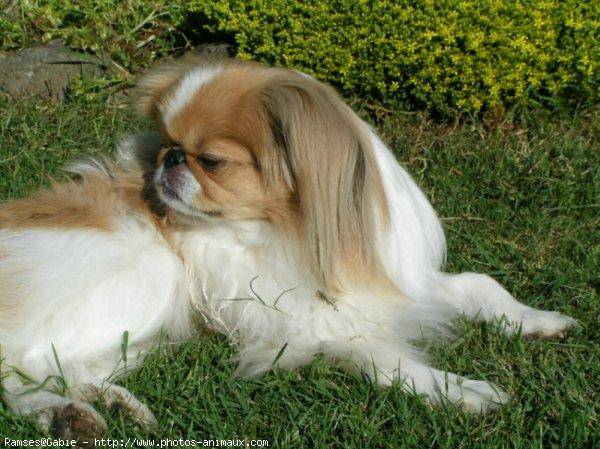
#> input picture images/000621fb3cbb32d8935728e48679680e.jpg, 600 x 449 px; its folder holds only this picture in this run
$ python -i image_classification_keras.py   (imports and definitions only)
#> lines starting #> are read from the running program, lines starting #| are printed output that depends on the picture
import numpy as numpy
from skimage import color, exposure, transform
from skimage import io
import os
import glob
import pandas as pd
from keras.models import Sequential
from keras.layers.core import Dense, Dropout, Activation, Flatten
from keras.layers.convolutional import Conv2D
from keras.layers.pooling import MaxPooling2D
from keras.optimizers import SGD
from keras import backend as K
from keras.callbacks import LearningRateScheduler, ModelCheckpoint
# [1 line not run here, left out]

NUM_CLASSES = 120
IMG_SIZE = 256

def preprocess_img(img):
	hsv = color.rgb2hsv(img)
#> hsv: shape (449, 600, 3) float64; mean of channels 0, 1, 2 0.206, 0.433, 0.474
	hsv[:,:,2] = exposure.equalize_hist(hsv[:,:,2])
#> hsv: shape (449, 600, 3) float64; mean of channels 0, 1, 2 0.206, 0.433, 0.502
	img = color.hsv2rgb(hsv)
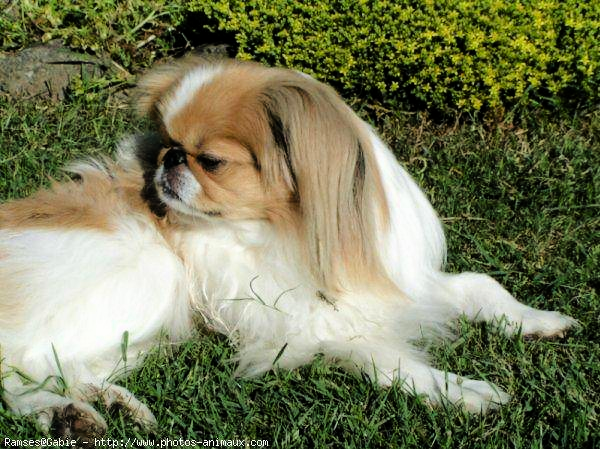
#> img: shape (449, 600, 3) float64; mean R, G, B 0.47, 0.484, 0.351

	min_edge = min(img.shape[:-1])
#> min_edge = 449
	center = img.shape[0] // 2, img.shape[1] // 2
#> center = (224, 300)
	img = img[center[0] - min_edge//2 : center[0] + min_edge//2, center[1] - min_edge//2 : center[1] + min_edge//2]
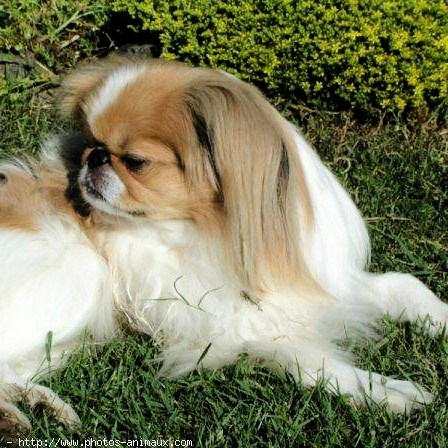
#> img: shape (448, 448, 3) float64; mean R, G, B 0.498, 0.505, 0.373

	img = transform.resize(img, (IMG_SIZE, IMG_SIZE))
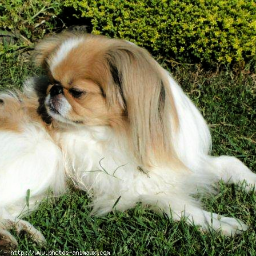
#> img: shape (256, 256, 3) float64; mean R, G, B 0.498, 0.505, 0.373

#> (the run stopped early here; a loop or call above may not have finished)
